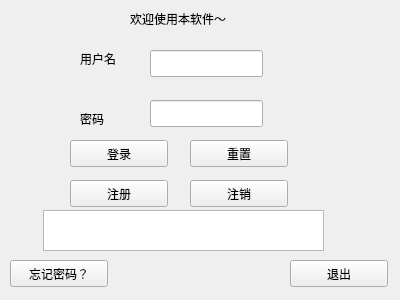
<?xml version="1.0" encoding="UTF-8"?>
<ui version="4.0">
 <class>Widget</class>
 <widget class="QWidget" name="Widget">
  <property name="geometry">
   <rect>
    <x>0</x>
    <y>0</y>
    <width>400</width>
    <height>300</height>
   </rect>
  </property>
  <property name="windowTitle">
   <string>Widget</string>
  </property>
  <widget class="QPushButton" name="pushButton_2">
   <property name="geometry">
    <rect>
     <x>190</x>
     <y>140</y>
     <width>98</width>
     <height>27</height>
    </rect>
   </property>
   <property name="text">
    <string>重置</string>
   </property>
  </widget>
  <widget class="QLineEdit" name="le_username">
   <property name="geometry">
    <rect>
     <x>150</x>
     <y>50</y>
     <width>113</width>
     <height>27</height>
    </rect>
   </property>
   <property name="text">
    <string/>
   </property>
  </widget>
  <widget class="QLineEdit" name="le_pwd">
   <property name="geometry">
    <rect>
     <x>150</x>
     <y>100</y>
     <width>113</width>
     <height>27</height>
    </rect>
   </property>
   <property name="text">
    <string/>
   </property>
  </widget>
  <widget class="QLabel" name="label_2">
   <property name="geometry">
    <rect>
     <x>80</x>
     <y>110</y>
     <width>67</width>
     <height>17</height>
    </rect>
   </property>
   <property name="text">
    <string>密码</string>
   </property>
  </widget>
  <widget class="QPushButton" name="pushButton">
   <property name="geometry">
    <rect>
     <x>70</x>
     <y>140</y>
     <width>98</width>
     <height>27</height>
    </rect>
   </property>
   <property name="text">
    <string>登录</string>
   </property>
  </widget>
  <widget class="QLabel" name="label">
   <property name="geometry">
    <rect>
     <x>80</x>
     <y>50</y>
     <width>67</width>
     <height>17</height>
    </rect>
   </property>
   <property name="text">
    <string>用户名</string>
   </property>
  </widget>
  <widget class="QPushButton" name="pushButton_3">
   <property name="geometry">
    <rect>
     <x>70</x>
     <y>180</y>
     <width>98</width>
     <height>27</height>
    </rect>
   </property>
   <property name="text">
    <string>注册</string>
   </property>
  </widget>
  <widget class="QPushButton" name="pushButton_4">
   <property name="geometry">
    <rect>
     <x>290</x>
     <y>260</y>
     <width>98</width>
     <height>27</height>
    </rect>
   </property>
   <property name="text">
    <string>退出</string>
   </property>
  </widget>
  <widget class="QLabel" name="label_3">
   <property name="geometry">
    <rect>
     <x>130</x>
     <y>10</y>
     <width>131</width>
     <height>17</height>
    </rect>
   </property>
   <property name="text">
    <string>欢迎使用本软件～</string>
   </property>
  </widget>
  <widget class="QTextEdit" name="textEdit">
   <property name="geometry">
    <rect>
     <x>43</x>
     <y>210</y>
     <width>281</width>
     <height>41</height>
    </rect>
   </property>
  </widget>
  <widget class="QPushButton" name="pushButton_5">
   <property name="geometry">
    <rect>
     <x>190</x>
     <y>180</y>
     <width>98</width>
     <height>27</height>
    </rect>
   </property>
   <property name="text">
    <string>注销</string>
   </property>
  </widget>
  <widget class="QPushButton" name="pushButton_6">
   <property name="geometry">
    <rect>
     <x>10</x>
     <y>260</y>
     <width>98</width>
     <height>27</height>
    </rect>
   </property>
   <property name="text">
    <string>忘记密码？</string>
   </property>
  </widget>
 </widget>
 <layoutdefault spacing="6" margin="11"/>
 <resources/>
 <connections/>
</ui>
